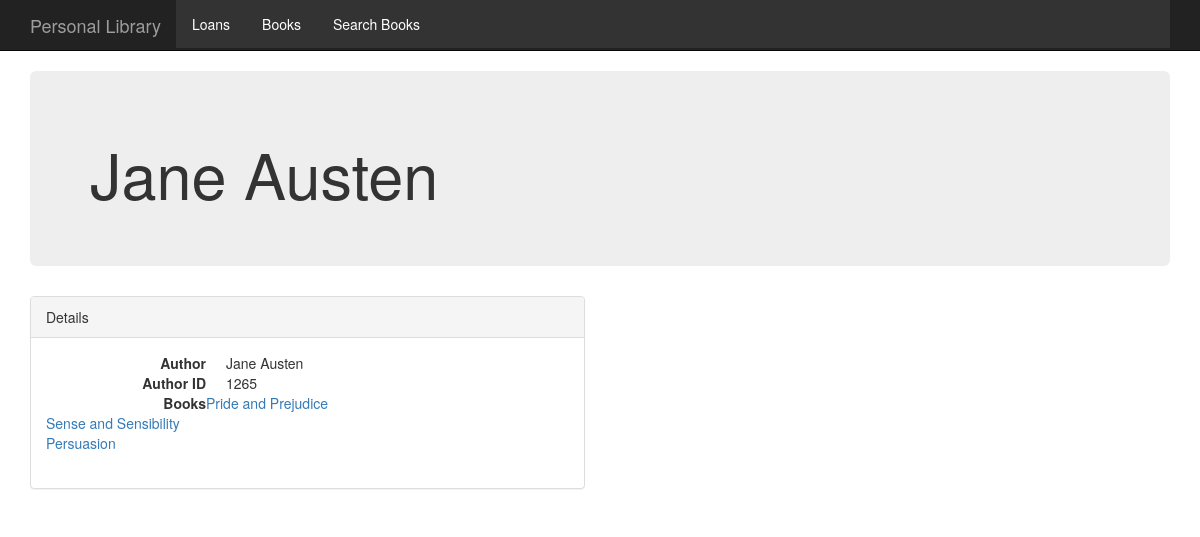
/author/1265, run on the app's committed database.
### libraryapp/models.py (models this page shows, shortened)
class Author(models.Model):
	author = models.CharField(max_length=2000, null=True)

class Book(models.Model):
	title = models.CharField(max_length=256)
	isbn = models.IntegerField(null=True)
	author = models.ForeignKey(Author, related_name='books')
	small_image_url = models.URLField(max_length=200, null=True, blank=True)
	publisher = models.CharField(max_length=256, null=True)
	num_pages = models.IntegerField(null=True)
	pubyear = models.IntegerField(null=True, blank=True, default=0)
	pubday = models.IntegerField(null=True, blank=True)
	pubmonth = models.IntegerField(choices=MONTHS, null=True, blank=True)
	rating = models.CharField(max_length=256, null=True)
	url = models.URLField(max_length=200, null=True, blank=True)
	description = models.CharField(max_length=10000, null=True)

### libraryapp/views.py (the view)
# urls.py: url(r'^author/(?P<pk>\d+)$', AuthorDetail.as_view(), name='author_detail'),
class AuthorDetail(DetailView):
    model = Author
    def get_context_data(self, **kwargs):
        context = super(AuthorDetail, self).get_context_data(**kwargs)
        context['books'] = self.object.books.all()
        return context

### libraryapp/templates/libraryapp/author_detail.html (shortened to what this page needs)
{% extends 'libraryapp/base.html' %}
{% block content %}
<div class="container">
  <div class="jumbotron">
    <h1>{{author.author}}</h1>
  </div>
  <div class="row">
    <div class="col-md-6">
      <div class="panel panel-default">
        <div class="panel-heading">Details</div>
        <div class="panel-body">
          <dl class="dl-horizontal">
          	<dt>Author</dt>
            <dd>{{author.author}}</dd>
            <dt>Author ID</dt>
            <dd>{{author.id}}</dd>
            <dt>Books</dt>
            {% for book in books %}
            <a href = "/books/{{book.id}}">{{book.title}}</a><br>
            {% endfor %}
          </dl>
        </div>
      </div>
    </div>
{% endblock %}

### data on the page
Author: author "Jane Austen", id "1265"
Book: title "Pride and Prejudice"
Book: title "Sense and Sensibility"
Book: title "Persuasion"
